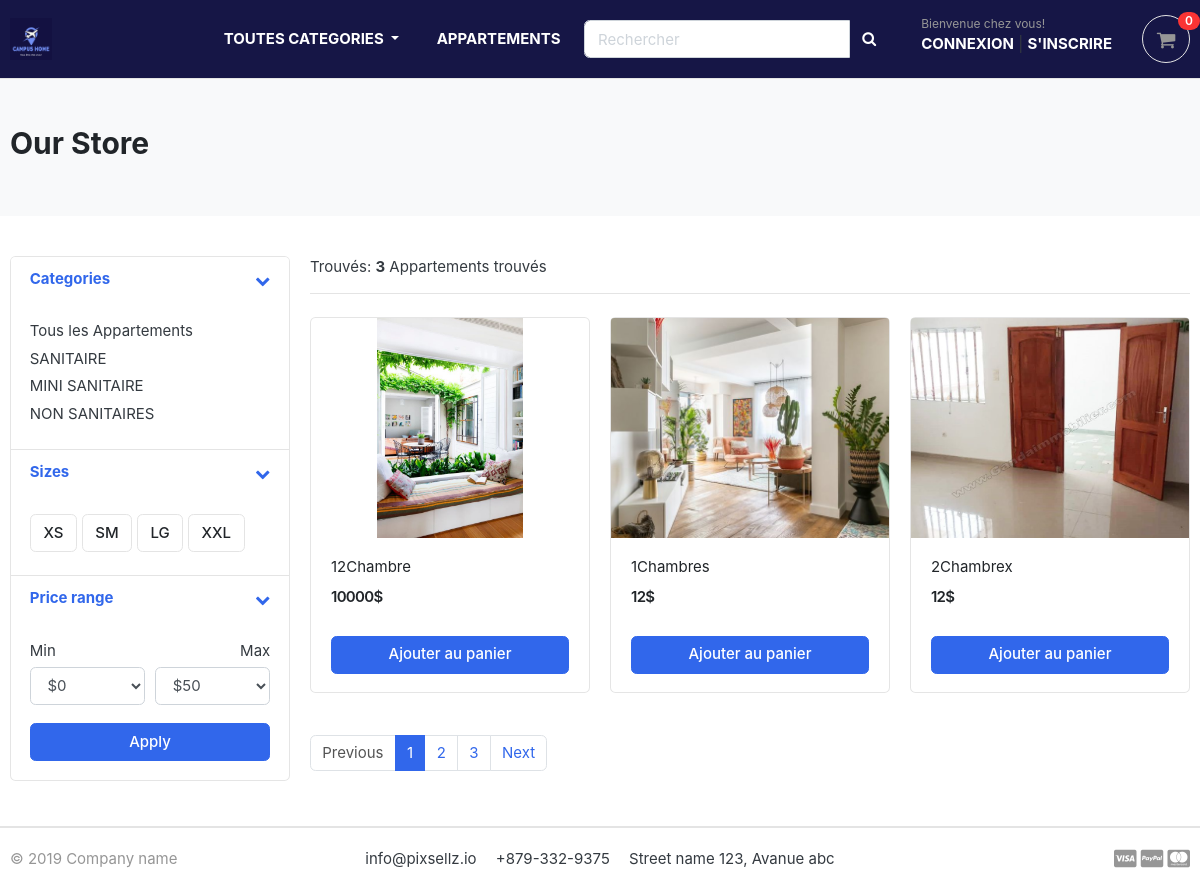
Page /store/non-sanitaires/ on the committed database.
### app/models.py (models this page shows, shortened)
class Category(models.Model):
    category_name = models.CharField(max_length=50, unique=True)
    slug = models.SlugField(max_length=100, unique=True)
    descritpion = models.TextField(max_length=255, blank=True)
    cat_image = models.ImageField(upload_to="photos/categories/", blank=True)
    class Meta:
        verbose_name = 'category'
        verbose_name_plural = 'categories'
    def get_url(self):
        return reverse('products_by_category', args=[self.slug])

### store/models.py (models this page shows, shortened)
class Product(models.Model):
    product_name = models.CharField(max_length=200, unique=True)
    slug         = models.SlugField(max_length=200, unique=True)
    descritpion  = models.TextField(max_length=500, blank=True)
    price        = models.IntegerField()
    images       = models.ImageField(upload_to = 'photos/products')
    stock        = models.IntegerField()
    is_available = models.BooleanField(default=True)
    category     = models.ForeignKey(Category, on_delete=models.CASCADE)
    created_date = models.DateTimeField(auto_now_add=True)
    modified_date= models.DateTimeField(auto_now_add=True)
    def get_url(self):
        return reverse('product_detail', args=[self.category.slug, self.slug])

### store/views.py (the view)
# urls.py: path('store/', include('store.urls')),
def store(request, category_slug = None):
    categories = None
    products = None
    if category_slug !=None:
        categories = get_object_or_404(Category, slug=category_slug)
        products = Product.objects.filter(category=categories, is_available=True)
        product_count = products.count()
    else:
         products = Product.objects.all().filter(is_available=True)
         product_count = products.count()
    context = {
        'products':products,
        'product_count': product_count,
    }
    return render(request, 'store/store.html', context)

### app/context_processors.py (called while the page is built)
def menu_links(request):
    links = Category.objects.all()
    return dict(links=links)

### templates/store/store.html (shortened to what this page needs)
{% extends 'base.html' %}
{% load static %}
{% block content %}
<section class="section-pagetop bg">
	<div class="container">
		<h2 class="title-page">Our Store</h2>
	</div>
</section>
<section class="section-content padding-y">
	<div class="container">
	<div class="row">
		<aside class="col-md-3">
	<div class="card">
		<article class="filter-group">
			<header class="card-header">
				<a href="#" data-toggle="collapse" data-target="#collapse_1" aria-expanded="true" class="">
					<i class="icon-control fa fa-chevron-down"></i>
					<h6 class="title">Categories</h6>
				</a>
			</header>
			<div class="filter-content collapse show" id="collapse_1" >
				<div class="card-body">
					<ul class="list-menu">
						<li><a href="{% url 'store' %}">Tous les Appartements</a></li>
						{% for category in links %}
					       <li><a href="{{ category.get_url }}">{{ category.category_name}}</a></li>
					    {% endfor %}
					</ul>
				</div>
			</div>
		</article>
		<article class="filter-group">
			<header class="card-header">
				<a href="#" data-toggle="collapse" data-target="#collapse_4" aria-expanded="true" class="">
					<i class="icon-control fa fa-chevron-down"></i>
					<h6 class="title">Sizes </h6>
				</a>
			</header>
			<div class="filter-content collapse show" id="collapse_4" >
				<div class="card-body">
				  <label class="checkbox-btn">
					<span class="btn btn-light"> XS </span>
				  </label>
				  <label class="checkbox-btn">
					<span class="btn btn-light"> SM </span>
				  </label>
				  <label class="checkbox-btn">
					<span class="btn btn-light"> LG </span>
				  </label>
				  <label class="checkbox-btn">
					<span class="btn btn-light"> XXL </span>
				  </label>
			</div>
			</div>
		</article>
		<article class="filter-group">
			<header class="card-header">
				<a href="#" data-toggle="collapse" data-target="#collapse_3" aria-expanded="true" class="">
					<i class="icon-control fa fa-chevron-down"></i>
					<h6 class="title">Price range </h6>
				</a>
			</header>
			<div class="filter-content collapse show" id="collapse_3">
				<div class="card-body">
					<div class="form-row">
					<div class="form-group col-md-6">
					  <label>Min</label>
						  <select class="mr-2 form-control">
							<option value="0">$0</option>
						</select>
					</div>
					<div class="form-group text-right col-md-6">
					  <label>Max</label>
						  <select class="mr-2 form-control">
							<option value="50">$50</option>
						</select>
					</div>
					</div>
					<button class="btn btn-block btn-primary">Apply</button>
				</div>
			</div>
		</article>
	</div>
		</aside>
		<main class="col-md-9">
	<header class="border-bottom mb-4 pb-3">
			<div class="form-inline">
				<span class="mr-md-auto">Trouvés: <b>{{product_count}}</b> Appartements trouvés </span>
			</div>
	</header>
	<div class="row">
		{% for product in products %}
		<div class="col-md-4">
			<figure class="card card-product-grid">
				<div class="img-wrap">
					<a href="{{ product.get_url }}"><img src="{{ product.images.url }}"></a>
				</div>
				<figcaption class="info-wrap">
					<div class="fix-height">
						<a href="{{ product.get_url }}" class="title">{{ product.product_name}}</a>
						<div class="price-wrap mt-2">
							<span class="price">{{ product.price }}$</span>
						</div>
					</div>
					<a href="#" class="btn btn-block btn-primary">Ajouter au panier</a>
				</figcaption>
			</figure>
		</div>
	    {% endfor %}
	</div>
	<nav class="mt-4" aria-label="Page navigation sample">
	  <ul class="pagination">
		<li class="page-item disabled"><a class="page-link" href="#">Previous</a></li>
		<li class="page-item active"><a class="page-link" href="#">1</a></li>
		<li class="page-item"><a class="page-link" href="#">2</a></li>
		<li class="page-item"><a class="page-link" href="#">3</a></li>
		<li class="page-item"><a class="page-link" href="#">Next</a></li>
	  </ul>
	</nav>
		</main>
	</div>
	</div>
	</section>
{% endblock %}

### static/css/ui.css (style rules this page uses)
html { font-family: "Inter", sans-serif; font-size: 15px; }
.img-wrap { text-align: center; display: block; }
.img-wrap img { max-width: 100%; }
.price-wrap { letter-spacing: -0.7px; }
.padding-y { padding-top: 40px; padding-bottom: 40px; }
figure { margin-bottom: 0; }
article:after, .form-group:after { display: block; clear: both; content: ""; }
.bg { background-color: #f8f9fa; }
.title-page { color: #212529; }
.btn-light { background-color: #fff; border-color: #e4e4e4; }
[class*=list-] li:after { visibility: hidden; display: block; content: ""; overflow: hidden; height: 0; clear: both; }
.list-menu { list-style: none; margin: 0; padding-left: 0; }
.list-menu li { margin-bottom: 5px; }
.list-menu a { color: #343a40; }
[class*=card-product] a.title { color: #212529; display: block; }
[class*=card-product] .img-wrap { overflow: hidden; position: relative; }
[class*=card-product] .img-wrap img { height: 100%; max-width: 100%; width: auto; display: inline-block; -o-object-fit: cover; object-fit: cover; }
.card-product-grid { margin-bottom: 20px; }
.card-product-grid .img-wrap { border-radius: 0.2rem 0.2rem 0 0; height: 220px; }
.card-product-grid .info-wrap { overflow: hidden; padding: 18px 20px; }
.card-product-grid .fix-height { height: 80px; overflow: hidden; }
.card .img-wrap { overflow: hidden; }
.price { font-weight: 600; color: #212529; }
.icon-control { margin-top: 5px; float: right; font-size: 80%; }
.card-header .title { margin-bottom: 0; line-height: 1.5; }
.filter-group { border-bottom: 1px solid #e4e4e4; }
.filter-group .card-header { border-bottom: 0; }
.filter-group:last-child { border-bottom: 0; }
.checkbox-btn { position: relative; }
.section-pagetop { padding: 45px 0; }

### rows in the picture
Category: category_name "SANITAIRE"
Category: category_name "MINI SANITAIRE"
Category: category_name "NON SANITAIRES"
Product: images (picture), product_name "12Chambre", price "10000"
Product: images (picture), product_name "1Chambres", price "12"
Product: images (picture), product_name "2Chambrex", price "12"

### other values in the picture
{{ product_count }} "3"
